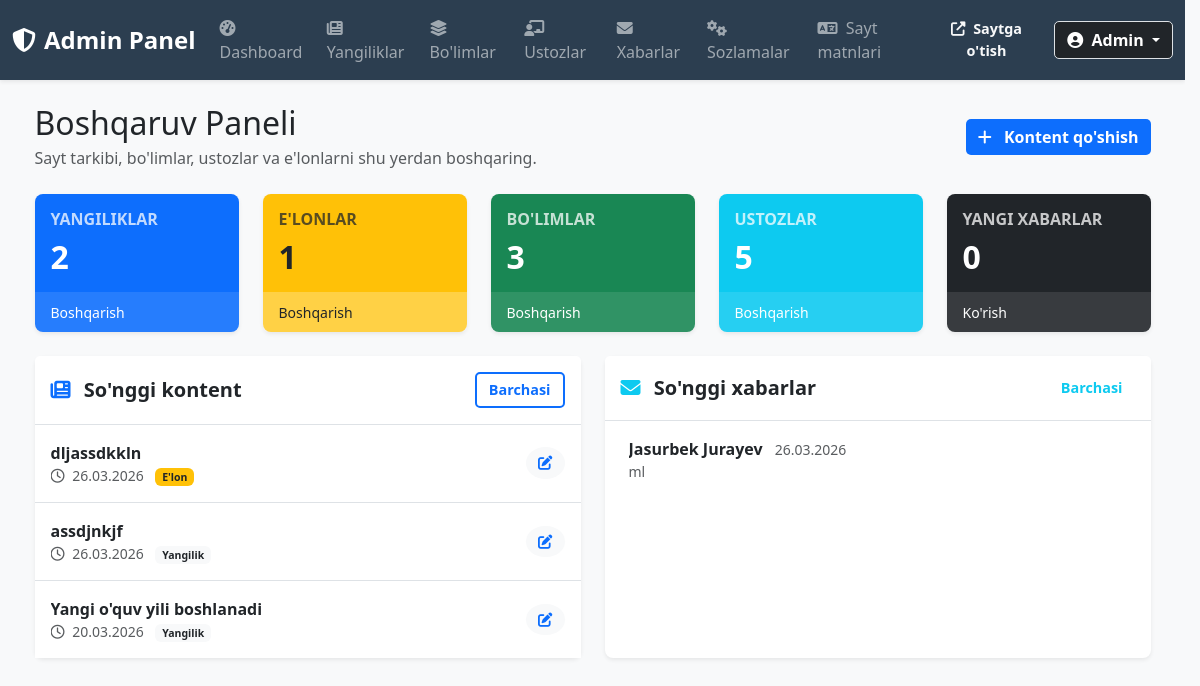
Screenshot of /admin/dashboard (signed in) with the database file from the repository.
### py_school/app/models/models.py (models this page shows)
class News(Base):
    __tablename__ = "news"
    id = Column(Integer, primary_key=True, index=True)
    title_uz = Column(String(200), nullable=False)
    content_uz = Column(Text, nullable=False)
    title_en = Column(String(200), nullable=True)
    content_en = Column(Text, nullable=True)
    title_ru = Column(String(200), nullable=True)
    content_ru = Column(Text, nullable=True)
    image_path = Column(String, nullable=True)
    category_key = Column(String(50), default="school")
    created_date = Column(DateTime, default=datetime.utcnow)
    modified_date = Column(DateTime, nullable=True)

class ContactMessage(Base):
    __tablename__ = "contact_messages"
    id = Column(Integer, primary_key=True, index=True)
    full_name = Column(String(100), nullable=False)
    email = Column(String, nullable=False)
    message = Column(Text, nullable=False)
    created_date = Column(DateTime, default=datetime.utcnow)
    is_read = Column(Boolean, default=False)

### py_school/app/routers/admin.py (the view)
@router.get("/dashboard", response_class=HTMLResponse)
def dashboard(request: Request, admin_id: int = Depends(require_admin), db: Session = Depends(get_db)):
    news_count = db.query(News).filter(~News.category_key.in_(ANNOUNCEMENT_CATEGORIES)).count()
    announcements_count = db.query(News).filter(News.category_key.in_(ANNOUNCEMENT_CATEGORIES)).count()
    departments_count = db.query(Department).count()
    teachers_count = db.query(Teacher).count()
    unread_msgs = db.query(ContactMessage).filter(ContactMessage.is_read == False).count()
    recent_news = db.query(News).order_by(desc(News.created_date)).limit(5).all()
    recent_msgs = db.query(ContactMessage).order_by(desc(ContactMessage.created_date)).limit(5).all()
    return templates.TemplateResponse(
        request=request,
        name="admin/dashboard.html",
        context={
            "request": request,
            "news_count": news_count,
            "announcements_count": announcements_count,
            "departments_count": departments_count,
            "teachers_count": teachers_count,
            "unread_msgs": unread_msgs,
            "recent_news": recent_news,
            "recent_msgs": recent_msgs,
        },
    )

### py_school/app/templates/admin/dashboard.html (shortened to what this page needs)
{% extends "admin/base.html" %}
{% block content %}
<div class="d-flex justify-content-between align-items-center mb-4">
    <div>
        <h2 class="mb-1">Boshqaruv Paneli</h2>
        <p class="text-muted mb-0">Sayt tarkibi, bo'limlar, ustozlar va e'lonlarni shu yerdan boshqaring.</p>
    </div>
    <a href="/admin/news" class="btn btn-primary"><i class="fas fa-plus me-2"></i> Kontent qo'shish</a>
</div>
<div class="row g-4 mb-4">
    <div class="col-xl col-md-6">
        <div class="card bg-primary text-white h-100 border-0 shadow-sm rounded-3">
            <div class="card-body">
                <h6 class="text-uppercase fw-semibold mb-2 opacity-75">Yangiliklar</h6>
                <h2 class="mb-0 fw-bold">{{ news_count }}</h2>
            </div>
            <div class="card-footer bg-white bg-opacity-10 border-0">
                <a href="/admin/news?kind=news" class="small text-white text-decoration-none">Boshqarish</a>
            </div>
        </div>
    </div>
    <div class="col-xl col-md-6">
        <div class="card bg-warning text-dark h-100 border-0 shadow-sm rounded-3">
            <div class="card-body">
                <h6 class="text-uppercase fw-semibold mb-2 opacity-75">E'lonlar</h6>
                <h2 class="mb-0 fw-bold">{{ announcements_count }}</h2>
            </div>
            <div class="card-footer bg-white bg-opacity-25 border-0">
                <a href="/admin/news?kind=announcement" class="small text-dark text-decoration-none">Boshqarish</a>
            </div>
        </div>
    </div>
    <div class="col-xl col-md-6">
        <div class="card bg-success text-white h-100 border-0 shadow-sm rounded-3">
            <div class="card-body">
                <h6 class="text-uppercase fw-semibold mb-2 opacity-75">Bo'limlar</h6>
                <h2 class="mb-0 fw-bold">{{ departments_count }}</h2>
            </div>
            <div class="card-footer bg-white bg-opacity-10 border-0">
                <a href="/admin/departments" class="small text-white text-decoration-none">Boshqarish</a>
            </div>
        </div>
    </div>
    <div class="col-xl col-md-6">
        <div class="card bg-info text-white h-100 border-0 shadow-sm rounded-3">
            <div class="card-body">
                <h6 class="text-uppercase fw-semibold mb-2 opacity-75">Ustozlar</h6>
                <h2 class="mb-0 fw-bold">{{ teachers_count }}</h2>
            </div>
            <div class="card-footer bg-white bg-opacity-10 border-0">
                <a href="/admin/teachers" class="small text-white text-decoration-none">Boshqarish</a>
            </div>
        </div>
    </div>
    <div class="col-xl col-md-6">
        <div class="card bg-dark text-white h-100 border-0 shadow-sm rounded-3">
            <div class="card-body">
                <h6 class="text-uppercase fw-semibold mb-2 opacity-75">Yangi xabarlar</h6>
                <h2 class="mb-0 fw-bold">{{ unread_msgs }}</h2>
            </div>
            <div class="card-footer bg-white bg-opacity-10 border-0">
                <a href="/admin/messages" class="small text-white text-decoration-none">Ko'rish</a>
            </div>
        </div>
    </div>
</div>
<div class="row g-4">
    <div class="col-lg-6">
        <div class="card border-0 shadow-sm rounded-3 h-100">
            <div class="card-header bg-white border-bottom py-3 d-flex justify-content-between align-items-center">
                <h5 class="mb-0 fw-bold text-dark"><i class="fas fa-newspaper text-primary me-2"></i> So'nggi kontent</h5>
                <a href="/admin/news" class="btn btn-sm btn-outline-primary">Barchasi</a>
            </div>
            <div class="card-body p-0">
                <ul class="list-group list-group-flush">
                    {% for news in recent_news %}
                    <li class="list-group-item p-3 d-flex justify-content-between align-items-center">
                        <div class="d-flex flex-column text-truncate pe-3">
                            <span class="fw-semibold text-truncate">{{ news.title_uz }}</span>
                            <small class="text-muted">
                                <i class="far fa-clock me-1"></i> {{ news.created_date.strftime('%d.%m.%Y') }}
                                {% if news.category_key == 'announcement' %}
                                <span class="badge bg-warning text-dark ms-2">E'lon</span>
                                {% else %}
                                <span class="badge bg-light text-dark ms-2">Yangilik</span>
                                {% endif %}
                            </small>
                        </div>
                        <a href="/admin/news" class="btn btn-sm btn-light text-primary rounded-circle"><i class="fas fa-edit"></i></a>
                    </li>
                    {% endfor %}
                </ul>
            </div>
        </div>
    </div>
    <div class="col-lg-6">
        <div class="card border-0 shadow-sm rounded-3 h-100">
            <div class="card-header bg-white border-bottom py-3 d-flex justify-content-between align-items-center">
                <h5 class="mb-0 fw-bold text-dark"><i class="fas fa-envelope text-info me-2"></i> So'nggi xabarlar</h5>
                <a href="/admin/messages" class="btn btn-sm btn-outline-info">Barchasi</a>
            </div>
            <div class="card-body p-0">
                <ul class="list-group list-group-flush">
                    {% for msg in recent_msgs %}
                    <li class="list-group-item p-3 d-flex justify-content-between align-items-start">
                        <div class="ms-2 me-auto text-truncate flex-grow-1">
                            <div class="fw-bold text-truncate">{{ msg.full_name }} <small class="text-muted fw-normal ms-2">{{ msg.created_date.strftime('%d.%m.%Y') }}</small></div>
                            <div class="text-muted small text-truncate">{{ msg.message }}</div>
                        </div>
                    </li>
                    {% endfor %}
                </ul>
            </div>
        </div>
    </div>
</div>
{% endblock %}

### py_school/app/static/css/admin-style.css (style rules this page uses)
:root { --primary: #0d6efd; --success: #198754; --warning: #ffc107; --danger: #dc3545; --info: #0dcaf0; --light: #f8f9fa; --dark: #212529; }
html { scrollbar-gutter: stable; }
body { font-family: 'Segoe UI', Tahoma, Geneva, Verdana, sans-serif; background-color: #f5f7fa; overflow-y: scroll; }
.card { border: none; border-radius: 8px; box-shadow: 0 2px 8px rgba(0, 0, 0, 0.1); transition: box-shadow 0.2s ease, border-color 0.2s ease; }
.card-header { font-weight: bold; border-bottom: 2px solid rgba(255, 255, 255, 0.1); }
.btn { border-radius: 5px; font-weight: 600; transition: background-color 0.2s ease, border-color 0.2s ease, color 0.2s ease, box-shadow 0.2s ease; border: none; }
.btn-primary { background-color: var(--primary); }
.btn-outline-primary { border: 2px solid var(--primary); color: var(--primary); }
.btn-sm { padding: 5px 12px; font-size: 0.9rem; }

### rows the page displays
News: title_uz "dljassdkkln", created_date "26.03.2026", category_key "E'lon"
News: title_uz "assdjnkjf", created_date "26.03.2026", category_key "Yangilik"
News: title_uz "Yangi o'quv yili boshlanadi", created_date "20.03.2026", category_key "Yangilik"
ContactMessage: full_name "Jasurbek Jurayev", created_date "26.03.2026", message "ml"

### other values shown
{{ news_count }} "2"
{{ announcements_count }} "1"
{{ departments_count }} "3"
{{ teachers_count }} "5"
{{ unread_msgs }} "0"
